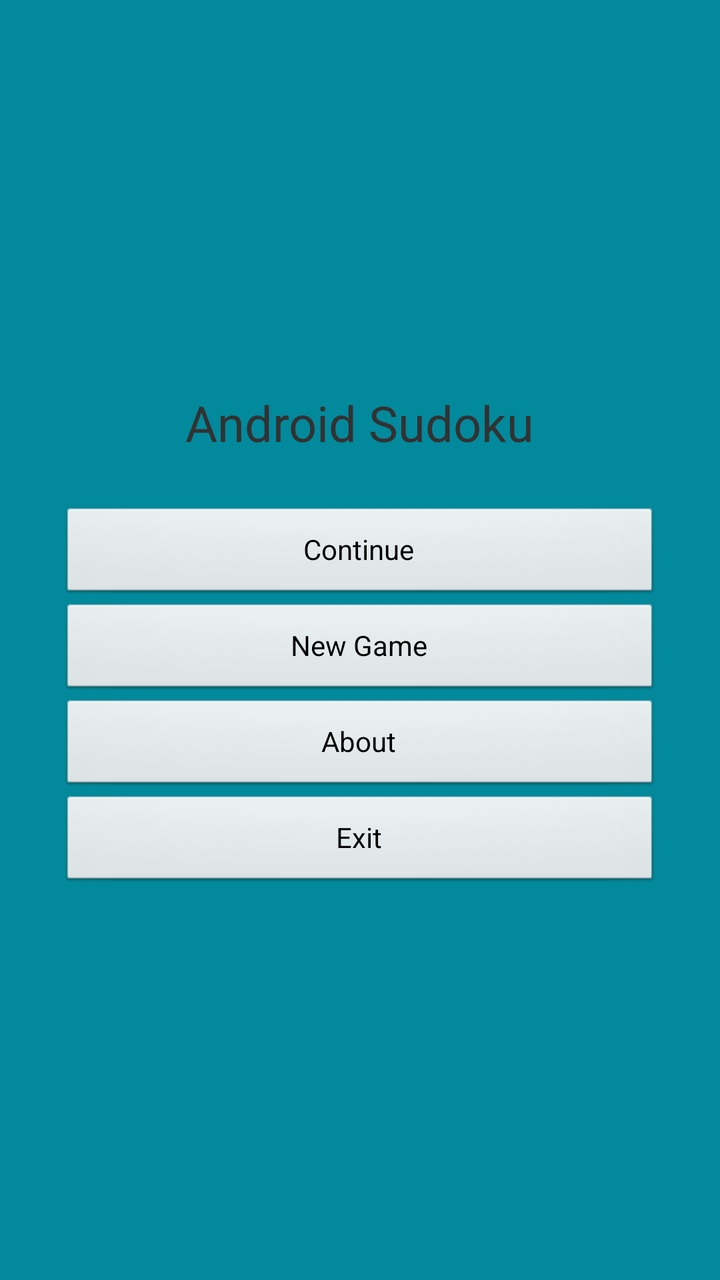
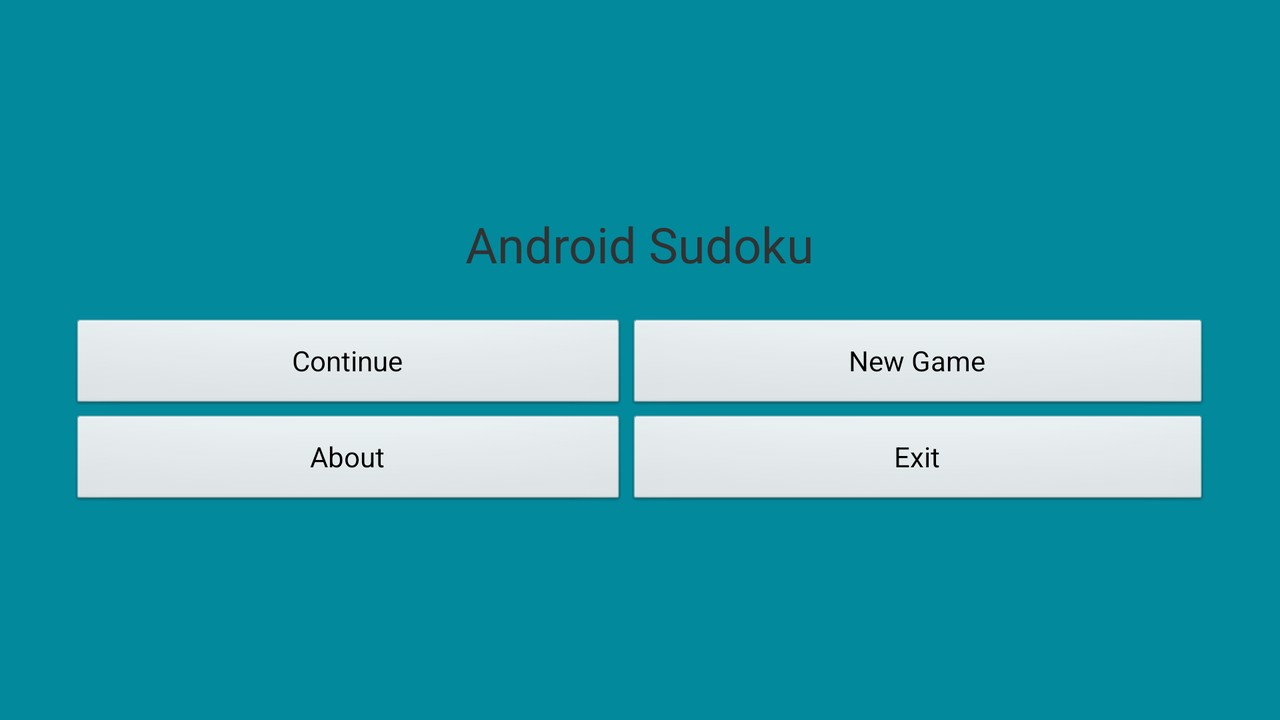

First picture: res/layout/ on a phone held upright. Second picture: the repository's own variant of that layout, on a device whose configuration matches the variant's folder. Source for both follows.
<!-- AndroidManifest.xml: application theme AppTheme -->
<!-- res/layout/activity_sudoku.xml -->
<?xml version="1.0" encoding="utf-8"?>
<LinearLayout xmlns:android="http://schemas.android.com/apk/res/android"
    xmlns:tools="http://schemas.android.com/tools"
    android:background="@color/background"
    android:orientation="horizontal"
    android:layout_width="fill_parent"
    android:layout_height="fill_parent"
    android:padding="30dip">

    <LinearLayout 
    android:orientation="vertical"
    android:layout_width="fill_parent"
    android:layout_height="wrap_content"
    android:layout_gravity="center">    
    
	    <TextView
	        android:text="@string/main_title"
	        android:layout_width="wrap_content"
	        android:layout_height="wrap_content"
	        android:layout_gravity="center"
	        android:layout_marginBottom="25dip"
	        android:textSize="24.5sp"  />
	    
	    <Button
	        android:id="@+id/continue_button"
	        android:layout_width="fill_parent"
	        android:layout_height="wrap_content"
	        android:text="@string/continue_label" />
	    <Button
	        android:id="@+id/new_button"
	        android:layout_width="fill_parent"
	        android:layout_height="wrap_content"
	        android:text="@string/new_game_label" />
	    <Button
	        android:id="@+id/about_button"
	        android:layout_width="fill_parent"
	        android:layout_height="wrap_content"
	        android:text="@string/about_label" />
	    <Button
	        android:id="@+id/exit_button"
	        android:layout_width="fill_parent"
	        android:layout_height="wrap_content"
	        android:text="@string/exit_label" />
	
	</LinearLayout>
    
    

</LinearLayout>
<!-- resources referenced by this layout -->
<resources>
  <color name="background">#ff03899c</color>
  <string name="about_label">About</string>
  <string name="continue_label">Continue</string>
  <string name="exit_label">Exit</string>
  <string name="main_title">Android Sudoku</string>
  <string name="new_game_label">New Game</string>
  <style name="AppTheme" parent="AppBaseTheme">
          
      </style>
  <style name="AppBaseTheme" parent="android:Theme.Light">
          
      </style>
</resources>
<!-- res/layout-land/activity_sudoku.xml (the repository's variant of the layout above) -->
<!-- drawn on the phone turned sideways -->
<?xml version="1.0" encoding="utf-8"?>
<LinearLayout xmlns:android="http://schemas.android.com/apk/res/android"
    xmlns:tools="http://schemas.android.com/tools"
    android:background="@color/background"
    android:orientation="horizontal"
    android:layout_width="fill_parent"
    android:layout_height="fill_parent"
    android:padding="15dip">

    <LinearLayout 
    android:orientation="vertical"
    android:layout_width="fill_parent"
    android:layout_height="wrap_content"
    android:layout_gravity="center"
    android:paddingLeft="20dip"
    android:paddingRight="20dip">    
    
	    <TextView
	        android:text="@string/main_title"
	        android:layout_width="wrap_content"
	        android:layout_height="wrap_content"
	        android:layout_gravity="center"
	        android:layout_marginBottom="20dip"
	        android:textSize="24.5sp" />
	    <TableLayout 
	       	android:layout_width="wrap_content"
	        android:layout_height="wrap_content"
	        android:layout_gravity="center"
	        android:stretchColumns="*">
	        
	        <TableRow>
	           <Button
		        android:id="@+id/continue_button"
		        android:layout_width="fill_parent"
		        android:layout_height="wrap_content"
		        android:text="@string/continue_label" />
		    	<Button
		        android:id="@+id/new_button"
		        android:layout_width="fill_parent"
		        android:layout_height="wrap_content"
		        android:text="@string/new_game_label" /> 
	        </TableRow>
	        <TableRow>
	           	<Button
		        android:id="@+id/about_button"
		        android:layout_width="fill_parent"
		        android:layout_height="wrap_content"
		        android:text="@string/about_label" />
		   		<Button
		        android:id="@+id/exit_button"
		        android:layout_width="fill_parent"
		        android:layout_height="wrap_content"
		        android:text="@string/exit_label" /> 	            
	        </TableRow>
	        
	    </TableLayout>
	    
	    
	
	</LinearLayout>
    
    

</LinearLayout>
